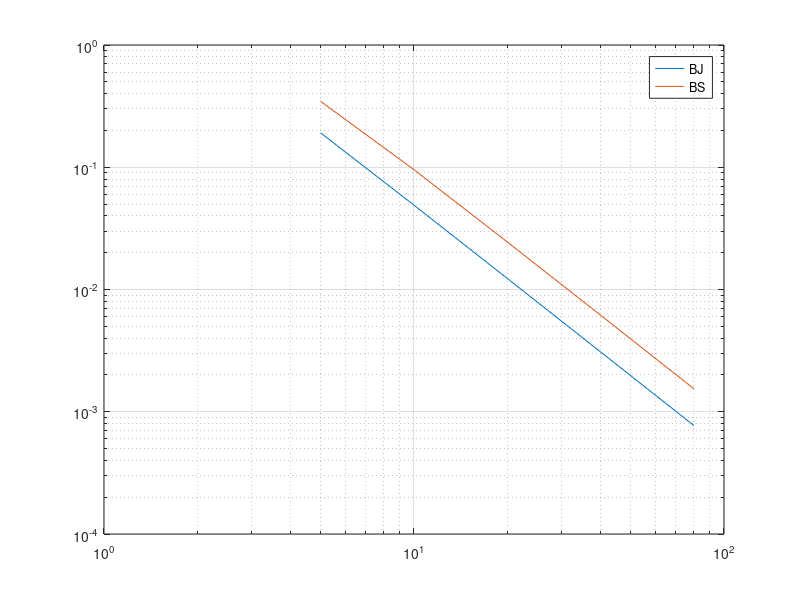

Write the MATLAB code that produced this figure. (Note: this script raises an error after producing the figure.)
%% Leticia Viada Campos
% Mathematical Methods Computational homework 2
%
clear all, close all, clc, format long, format compact
%%
%
% Exercise 2
%
% (a)
rhoBJ=[];
rhoBG=[];
for N=[5,10,20,40,80]
    h=1\N;
    A=(2/h^2)*diag(ones(N-1,1))-(1/h^2)*diag(ones(N-2,1),1)...
        -(1/h^2)*diag(ones(N-2,1),-1);
    D=diag(diag(A)); L=tril(A)-D;U=triu(A)-D;
    BJ=-inv(D)*(L+U); eigBJ=eig(BJ); spectralBJ=max(abs(eigBJ)); % find the spectral value
    rhoBJ(end+1)=spectralBJ; % add the value at the end of the array rhoBJ
    BG=-inv(L+D)*U; eigBG=eig(BG); spectralBG=max(abs(eigBG)); % find the spectral value
    rhoBG(end+1)=spectralBG; % add the value at the end of the array rhoBG
end
%%
%
% We have seen in theorem 4.6.1 that a consistent method is convergent iff
% its spectral value is less than 1. In the arrays above we have that
% condition satisfied. Thus, for these values of N I expect both methods to
% be convergent. Moreover, the smaller the spectral radius the faster it
% converges, so we can see that the Gauss-Seidel method converges faster
% than the Jacobi method.
Nvec=[5,10,20,40,80];
loglog(Nvec,1-rhoBJ)
hold
grid on
loglog(Nvec,1-rhoBG)
legend('BJ','BS')
%%
%
% We can expect the relation to be $\rho(B)=1-CN^{m}$. We have
% sketched the graphs $1-\rho(B)$ and obtained straight lines for both methods.
% The slopes are $m$ and offset $D=\log(C)$, thus $C=e^{D}$. For the Jacobi
% method we get
x=linspace(5,80);
mbj=(log(1-rhoBJ(end))-log(1-rhoBJ(1)))/(log(Nvec(end))-log(Nvec(1)))
dbj=log(1-rhoBJ(1))-mbj*log(Nvec(1));
cbj=exp(dbj)
f=@(x)cbj*x.^mbj;
%%
%
% Similarly for the Gauss-Seidel method we obtain
mbg=(log(1-rhoBG(end))-log(1-rhoBG(1)))/(log(Nvec(end))-log(Nvec(1)))
dbg=log(1-rhoBG(1))-mbg*log(Nvec(1));
cbg=exp(dbg)
g=@(x)cbg*x.^mbg;
%%
% 
% We therefore get that for the Jacobi method an approximation is
% $\rho(B)=1-7.99N^{(-1.95)}$ and for the Gauss-Seidel method an approximation is
% $\rho(B)=1-4.68N^{(-1.98)}$
% We have that the error is proportional to $\rho(B)^k$. To attain a
% tolerance, tol, $\rho(B)^k\leq tol$. Applying logarithms at boths sides
% we get that k increases as $\frac{\log(tol)}{\log(1-CN^{m})}$. Thus it has
% order $O(\frac{1}{\log(1-CN^{m})})$, making it converge faster than direct
% methods for large N. These direct methods have $O(N^3)$
%%
% 
% (b)
tol=1e-10;
nmax=1e5;
for N=[5,10,20,40,80]
    h=1/N;
    u0=zeros(N-1,1);
    A=(2/h^2)*diag(ones(N-1,1))-(1/h^2)*diag(ones(N-2,1),1)...
        -(1/h^2)*diag(ones(N-2,1),-1);
    b=transpose(sin(pi*h*(1:N-1)));
    if N==5
        u5 = itermeth(A,b,u0,nmax,tol,'G'); % find the solution for N=5
        u5=[0;u5;0]; % add u_0 and u_N
        x5=linspace(0,1,N+1); % find the range to sketch the x_N
    elseif N==10
        u10 = itermeth(A,b,u0,nmax,tol,'G');% find the solution for N=10
        u10=[0;u10;0]; % add u_0 and u_N
        x10=linspace(0,1,N+1); % find the range to sketch the x_N
    elseif N==20
        u20=itermeth(A,b,u0,nmax,tol,'G'); % find the solution for N=20
        u20=[0;u20;0]; % add u_0 and u_N
        x20=linspace(0,1,N+1); % find the range to sketch the x_N
    elseif N==40
        u40=itermeth(A,b,u0,nmax,tol,'G'); % find the solution for N=40
        u40=[0;u40;0]; % add u_0 and u_N
        x40=linspace(0,1,N+1); % find the range to sketch the x_N
    else
        u80=itermeth(A,b,u0,nmax,tol,'G'); % find the solution for N=80
        u80=[0;u80;0]; % add u_0 and u_N
        x80=linspace(0,1,N+1); % find the range to sketch the x_N
    end
end
x1=linspace(0,1);
y=@(x1)pi.^(-2)*sin(pi*x1); % solution to the differential equation
figure
plot(x1,y(x1))
hold on
plot(x5,u5); plot(x10,u10);plot(x20,u20);plot(x40,u40);plot(x80,u80)
legend('y(x)=\pi^{-2}sin(\pi x)','N=5','N=10','N=20','N=40','N=80')
%%
% 
% We can see that the solutions converge to the solution of the
% differential equation as N grows
error_vect=[]; hvect=1./Nvec;
e5=max(abs(transpose(u5)-y(x5))); error_vect(end+1)=e5; % calculate the maximum error for N=5
e10=max(abs(transpose(u10)-y(x10)));error_vect(end+1)=e10; % same but for N=10
e20=max(abs(transpose(u20)-y(x20)));error_vect(end+1)=e20; % N=20
e40=max(abs(transpose(u40)-y(x40)));error_vect(end+1)=e40; % N=40
e80=max(abs(transpose(u80)-y(x80)));error_vect(end+1)=e80; % N=80
figure
loglog(hvect,error_vect) % plot of the error
% find an approximation for the error_vect plot
p=(log(error_vect(end))-log(error_vect(1)))/(log(hvect(end))-log(hvect(1))) % gradient gives 1.989 which is approx. 2
d=log(error_vect(1))-p*log(hvect(1)); % intercept with the axis gives log(c)
C=exp(d);
figure
loglog(hvect,error_vect) 
hold
loglog(hvect,C*hvect.^p) % plot of the error and the approximation of the error
legend('error_vect', 'C*hvect^p')
%%
%
% We can see that the numerical results support the theoretical result.
%%
% 
% (c)
%
% Now consider the RHS of the differential equation to be 1. We have to
% adjust b to get an 1xN-1 vector of ones. As before, we solve the system
% for the different values of N and plot it in the same graph as the
% solution.

for N=[5,10,20,40,80]
    h=1/N;
    u0=zeros(N-1,1);
    A=(2/h^2)*diag(ones(N-1,1))-(1/h^2)*diag(ones(N-2,1),1)...
        -(1/h^2)*diag(ones(N-2,1),-1);
    b2=transpose(ones(1,N-1)); % adjust b
    if N==5
        u52 = itermeth(A,b2,u0,nmax,tol,'G'); % find the solution for N=5
        u52=[0;u52;0]; % add u_0 and u_N
        x52=linspace(0,1,N+1); % find the range to sketch the x_N
    elseif N==10
        u102 = itermeth(A,b2,u0,nmax,tol,'G'); % find the solution for N=10
        u102=[0;u102;0];% add u_0 and u_N
        x102=linspace(0,1,N+1);% find the range to sketch the x_N
    elseif N==20
        u202=itermeth(A,b2,u0,nmax,tol,'G');  % find the solution for N=20
        u202=[0;u202;0];% add u_0 and u_N
        x202=linspace(0,1,N+1); % find the range to sketch the x_N
    elseif N==40
        u402=itermeth(A,b2,u0,nmax,tol,'G'); % find the solution for N=40
        u402=[0;u402;0];% add u_0 and u_N
        x402=linspace(0,1,N+1); % find the range to sketch the x_N
    else
        u802=itermeth(A,b2,u0,nmax,tol,'G'); % find the solution for N=80
        u802=[0;u802;0];% add u_0 and u_N
        x802=linspace(0,1,N+1); % find the range to sketch the x_N

    end
end
x1=linspace(0,1);
y2=@(x)(1./2).*x.*(1-x); % solution to the differential equation
figure
plot(x1,y2(x1))
hold on
plot(x52,u52);plot(x102,u102);plot(x202,u202);plot(x402,u402);plot(x802,u802)
legend('y(x)=x(1-x)/2','N=5','N=10','N=20','N=40','N=80') 
%%
%
% Now, we calculate the maximum error that we have for each one of the
% values of N and plot them. 
error_vector=[]; hvect=1./Nvec;
e52=max(abs(transpose(u52)-y2(x52))); error_vector(end+1)=e52; % calculate the maximum error for N=5
e102=max(abs(transpose(u102)-y2(x102)));error_vector(end+1)=e102; % same but for N=10
e202=max(abs(transpose(u202)-y2(x202)));error_vector(end+1)=e202; % N=20
e402=max(abs(transpose(u402)-y2(x402)));error_vector(end+1)=e402; % N=40
e802=max(abs(transpose(u802)-y2(x802)));error_vector(end+1)=e802; % N=80
figure
loglog(hvect,error_vector) % plot of the error
%%
% We have seen that $e(N)\leq CN^{-2}$ as N gets largerr, where C
% is proportional to the fourth derivative of $y(x)$. 
% We have that $y(x)=\frac{x(x-1)}{2}$, so the fourth derivative will be zero. Giving that
% the error,e(N), as N gets larger will go to zero. Because
% $e(N)\leq 0$ and $e(N)\geq 0$, since we have absolute values, $e(N)=0$ for
% N sufficiently large.